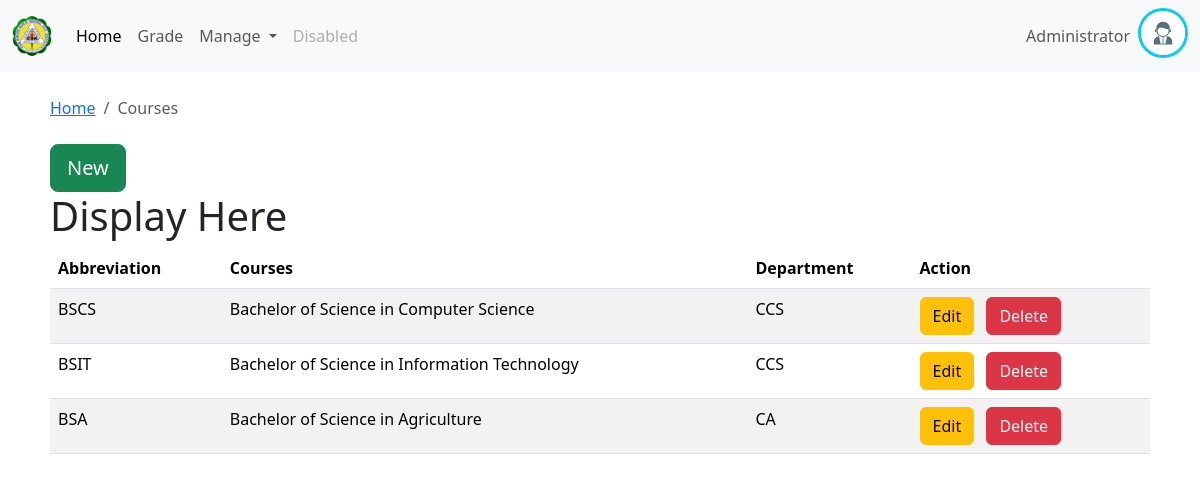
Screenshot of /pages/admin/manage/courses.php (signed in) with the database file from the repository.
### tables this page shows
CREATE TABLE `courses` (
  `CourseID` int(11) NOT NULL,
  `CourseName` varchar(100) NOT NULL,
  `CourseAbbr` varchar(100) NOT NULL,
  `DepartmentID` int(11) DEFAULT NULL
);

CREATE TABLE `departments` (
  `DepartmentID` int(11) NOT NULL,
  `DepartmentName` varchar(100) NOT NULL,
  `abbr` varchar(50) DEFAULT NULL
);

### pages/admin/manage/actions/action.php (called while the page is built, shortened)
<?php
require_once ROOT_PATH . '/ugs/Database.php';
include 'Query.php';
$user = new Query($conn);
$courses = $user->getCourse();

### pages/admin/manage/actions/Query.php (called while the page is built, shortened)
<?php
class Query {
    private $conn;
    public function __construct($conn) {
        $this->conn = $conn;
    }
    public function getCourse() {
        $sql = "SELECT courses.*, departments.* FROM courses
                INNER JOIN departments ON courses.DepartmentID = departments.DepartmentID";
        $result = $this->conn->query($sql);
        return $result->fetch_all(MYSQLI_ASSOC);
    }
}
?>

### pages/admin/manage/courses.php (the view, shortened to what this page needs)
<?php
require_once 'actions/action.php';
include '../../../path.php';
include $layoutPath . 'layout/header.php';
?>
<body>
    <?php include $layoutPath . 'layout/navbar.php'; ?>
    <div class="container">
        <div class="my-4 m-2">
            <nav aria-label="breadcrumb">
                <ol class="breadcrumb">
                    <li class="breadcrumb-item"><a href="#">Home</a></li>
                    <li class="breadcrumb-item active" aria-current="page">Courses</li>
                </ol>
            </nav>
        </div>
        <div class="table-responsive m-2">
            <button class="btn btn-lg btn-success" data-bs-toggle="modal" data-bs-target="#coursesAddModal">New</button>
            <table class="table table-striped mt-2">
                <thead>
                    <tr>
                        <th scope="col">Abbreviation</th>
                        <th scope="col">Courses</th>
                        <th scope="col">Department</th>
                        <th>Action</th>
                    </tr>
                </thead>
                <tbody>
                    <?php foreach ($courses as $course) : ?>
                        <tr>
                            <td><?php echo $course['CourseAbbr']; ?></td>
                            <td><?php echo $course['CourseName']; ?></td>
                            <td><?= $course['abbr']; ?></td>
                            <td><a href="#" onclick="editId(<?= $course['CourseID'] ?>)" class="btn btn-warning edit  me-2">Edit</a>
                                <a href="actions/action.php?id=<?= $course['CourseID'] ?>&type=course" class="btn btn-danger delete me-2" data-id="<?= $department['DepartmentID'] ?>">Delete</a>
                            </td>
                        </tr>
                    <?php endforeach; ?>
                </tbody>
        </div>
        <h1 id="display">Display Here</h1>
    </div>
</body>
</html>

### rows the page displays
courses: CourseAbbr "BSCS", CourseName "Bachelor of Science in Computer Science", DepartmentID.abbr "CCS"
courses: CourseAbbr "BSIT", CourseName "Bachelor of Science in Information Technology", DepartmentID.abbr "CCS"
courses: CourseAbbr "BSA", CourseName "Bachelor of Science in Agriculture", DepartmentID.abbr "CA"
